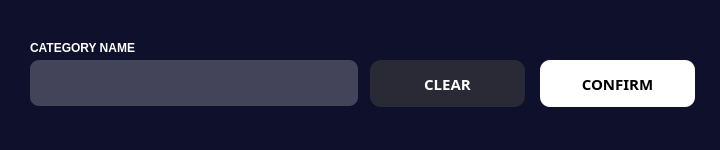
<?xml version="1.0" encoding="UTF-8"?>
<ui version="4.0">
 <class>AddCat</class>
 <widget class="QDialog" name="AddCat">
  <property name="geometry">
   <rect>
    <x>0</x>
    <y>0</y>
    <width>720</width>
    <height>150</height>
   </rect>
  </property>
  <property name="minimumSize">
   <size>
    <width>720</width>
    <height>150</height>
   </size>
  </property>
  <property name="maximumSize">
   <size>
    <width>720</width>
    <height>150</height>
   </size>
  </property>
  <property name="windowTitle">
   <string>Dialog</string>
  </property>
  <property name="styleSheet">
   <string notr="true">QDialog#AddCat{
background-color: rgb(15, 16, 43);
}</string>
  </property>
  <widget class="QLabel" name="label_7">
   <property name="geometry">
    <rect>
     <x>30</x>
     <y>40</y>
     <width>141</width>
     <height>16</height>
    </rect>
   </property>
   <property name="styleSheet">
    <string notr="true">font-family: 'Montserrat';
font-style: normal;
font-weight: 600;
font-size: 10.1515px;
line-height: 12px;
text-transform: uppercase;

color: #FFFFFF;</string>
   </property>
   <property name="text">
    <string>CATEGORY NAME</string>
   </property>
  </widget>
  <widget class="QLineEdit" name="categTB">
   <property name="geometry">
    <rect>
     <x>30</x>
     <y>60</y>
     <width>328</width>
     <height>46</height>
    </rect>
   </property>
   <property name="styleSheet">
    <string notr="true">font-family: 'Montserrat';
font-style: normal;
font-weight: 500;
font-size: 15px;
line-height: 18px;
color: #777887;

position: absolute;
width: 318px;
height: 34px;

background: #434459;
border-radius: 9.32035px;

padding-left:10px;</string>
   </property>
   <property name="text">
    <string/>
   </property>
   <property name="placeholderText">
    <string/>
   </property>
  </widget>
  <widget class="QPushButton" name="addcatconfirm">
   <property name="geometry">
    <rect>
     <x>540</x>
     <y>60</y>
     <width>155</width>
     <height>47</height>
    </rect>
   </property>
   <property name="font">
    <font>
     <family>Montserrat</family>
     <pointsize>-1</pointsize>
     <italic>false</italic>
     <bold>true</bold>
    </font>
   </property>
   <property name="styleSheet">
    <string notr="true">font-family: 'Montserrat';
font-style: normal;
font-weight: 600;
font-size: 15px;
line-height: 18px;

color: rgb(0, 0, 0);
box-sizing: border-box;

position: absolute;
width: 131px;
height: 34px;
left: 200.1px;
top: calc(50% - 34px/2 + 231px);

background: #FFFFFF;
border-radius: 10px;</string>
   </property>
   <property name="text">
    <string>CONFIRM</string>
   </property>
   <property name="icon">
    <iconset resource="ICONS.qrc">
     <normaloff>:/ARROW/RESOURCE/next.png</normaloff>:/ARROW/RESOURCE/next.png</iconset>
   </property>
   <property name="iconSize">
    <size>
     <width>12</width>
     <height>12</height>
    </size>
   </property>
  </widget>
  <widget class="QPushButton" name="pushButton_24">
   <property name="geometry">
    <rect>
     <x>370</x>
     <y>60</y>
     <width>155</width>
     <height>47</height>
    </rect>
   </property>
   <property name="font">
    <font>
     <family>Montserrat</family>
     <pointsize>-1</pointsize>
     <italic>false</italic>
     <bold>true</bold>
    </font>
   </property>
   <property name="styleSheet">
    <string notr="true">font-family: 'Montserrat';
font-style: normal;
font-weight: 600;
font-size: 15px;
line-height: 18px;

color: #FFFFFF;
box-sizing: border-box;

position: absolute;
width: 131px;
height: 34px;
left: 52.1px;
top: calc(50% - 34px/2 + 231px);

background: #2A2A37;
border-radius: 11px;</string>
   </property>
   <property name="text">
    <string>CLEAR</string>
   </property>
   <property name="icon">
    <iconset resource="ICONS.qrc">
     <normaloff>:/ARROW/RESOURCE/clear.png</normaloff>:/ARROW/RESOURCE/clear.png</iconset>
   </property>
   <property name="iconSize">
    <size>
     <width>12</width>
     <height>12</height>
    </size>
   </property>
  </widget>
 </widget>
 <resources>
  <include location="ICONS.qrc"/>
 </resources>
 <connections/>
</ui>
